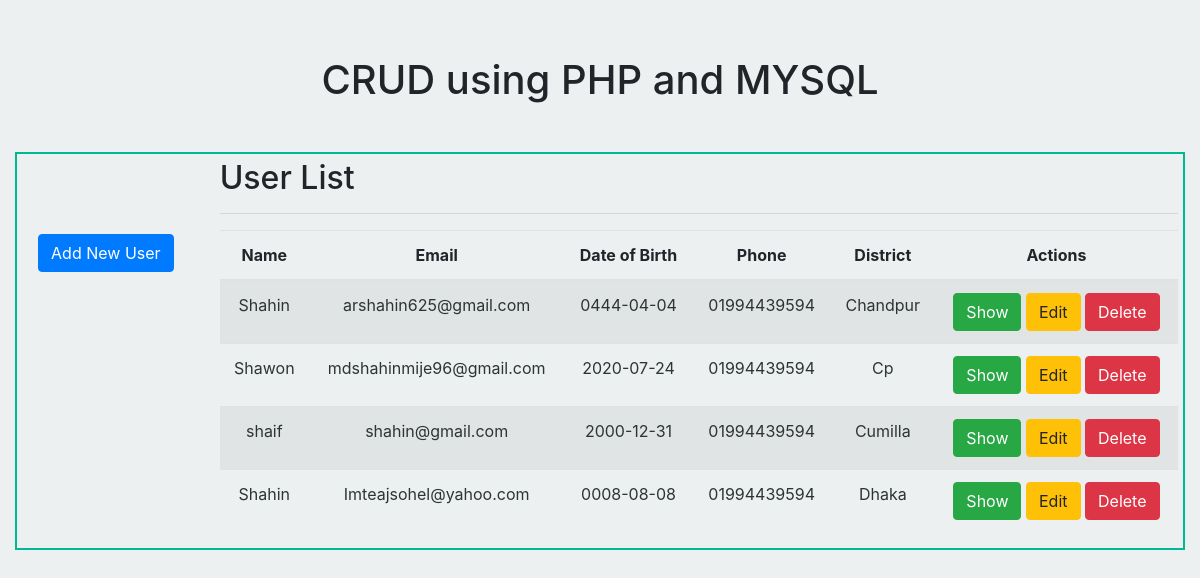
The page / on the database its author committed.
### tables this page shows
CREATE TABLE `data` (
  `id` int(11) NOT NULL,
  `name` varchar(50) NOT NULL,
  `email` varchar(50) NOT NULL,
  `dob` date NOT NULL,
  `phone` varchar(13) NOT NULL,
  `city` varchar(25) NOT NULL
);

### index.php (the view, shortened to what this page needs)
<?php
$conn = mysqli_connect('localhost','root','','crud');
$sql = "SELECT * FROM `data`";
$data = mysqli_query($conn,$sql);
?>
<!doctype html>
<html lang="en">
  <head>
    <link rel="stylesheet" href="https://maxcdn.bootstrapcdn.com/bootstrap/4.0.0/css/bootstrap.min.css">
  </head>
  <body>
    <div class="container">
       <h1 class="text-center mb-5 mt-5 pt-2">CRUD using PHP and MYSQL</h1>
        <div class="student-data-list">
            <div class="row">
                <div class="col-2">
                    <a href="insert.php" class="btn btn-primary">Add New User</a>
                </div>
                <div class="col-10">
                    <h2>User List</h2>
                    <hr>
                    <table class="table table-striped">
                      <thead>
                        <tr>
                          <th scope="col">Name</th>
                          <th scope="col">Email</th>
                          <th scope="col">Date of Birth</th>
                          <th scope="col">Phone</th>
                          <th scope="col">District</th>
                          <th scope="col">Actions</th>
                        </tr>
                      </thead>
                      <tbody>
                      <?php
                        while($row = mysqli_fetch_assoc($data)){
                        ?>
                              <tr>
                           <td><?php echo $row['name'];?></td>
                           <td><?php echo $row['email'];?></td>
                           <td><?php echo $row['dob'];?></td>
                           <td><?php echo $row['phone'];?></td>
                           <td><?php echo $row['city'];?></td>
                           <td>
                               <a href="userData.php?id=<?php echo $row['id'];?>" class="btn btn-success">Show</a>
                               <a  href="update.php?id=<?php echo $row['id'];?>"class="btn btn-warning">Edit</a>
                               <a  href="delete.php?id=<?php echo $row['id'];?>"class="btn btn-danger" onclick="return confirm('Are you sure ?')">Delete</a>
                           </td>
                       </tr>
                       <?php
                        }
                          ?>
                      </tbody>
                    </table>
                </div>
            </div>
        </div>
    </div>
  </body>
</html>

### index.php (style rules this page uses)
body { background: #ecf0f1; }
.btn-primary { margin-top: 75px; }
.student-data-list { text-align: center; border: 2px solid #00b894; padding: 5px; padding-bottom: 0; }
.student-data-list h2 { text-align: left; }
td { color: #2d3436; }
.container { max-width: 1220px; }

### rows shown on the page
data: name "Shahin", email "arshahin625@gmail.com", dob "0444-04-04", phone "01994439594", city "Chandpur"
data: name "Shawon", email "mdshahinmije96@gmail.com", dob "2020-07-24", phone "01994439594", city "Cp"
data: name "shaif", email "shahin@gmail.com", dob "2000-12-31", phone "01994439594", city "Cumilla"
data: name "Shahin", email "Imteajsohel@yahoo.com", dob "0008-08-08", phone "01994439594", city "Dhaka"
